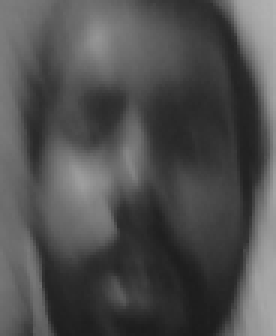
#> input picture faces/Anonymous/0.png, 92 x 112 px, given in place of the camera (shown 3 times larger)
$ python get_faces1.py faces/Anonymous/0.png
#> lines starting #> are read from the running program, lines starting #| are printed output that depends on the picture
import cv2,sys,numpy,csv
import os

def main():
 fn_haar='haarcascade_frontalface_alt.xml'
 fn_dir='faces'
 fn_name=sys.argv[1]
 path = os.path.join(fn_dir, fn_name)

 if os.path.isdir(path):
  print('Name already exists.')
  cont=raw_input('Continue? y/N:').lower()
  if cont!='y':
   return 0
  id=len([name for name in os.listdir(path) if os.path.isfile(name)])
 else:
  os.mkdir(path)
  id=1


 downsize = 4

 im_width, im_height = 920/4, 1120/4
 #im_width, im_height = 100,100

 haar_cascade = cv2.CascadeClassifier(fn_haar)
 webcam = cv2.VideoCapture(0)

 while True:
  if id>250:
   break
  rval, frame = webcam.read()
#> frame is the input picture: shape (112, 92, 3); min 27, max 179, mean 79.4
  frame=cv2.flip(frame,1,0)
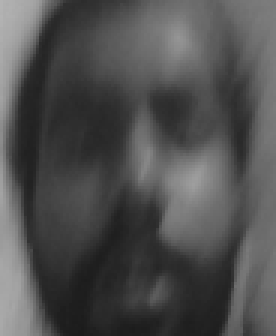
#> frame: shape (112, 92, 3) (shown 3 times larger); min 27, max 179, mean 79.4
  gray=cv2.cvtColor(frame, cv2.COLOR_BGR2GRAY)
  minigray = cv2.resize(gray, (gray.shape[1]/downsize,gray.shape[0]/downsize))
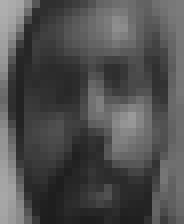
#> minigray: shape (28, 23) (shown 8 times larger); min 29, max 175, mean 79.5
  faces = haar_cascade.detectMultiScale(minigray)
#> faces = ()
  faces = sorted(faces,key=lambda x: x[3])
#> faces = []
  if faces:
   face_i=faces[0]
   x,y,w,h=[v*downsize for v in face_i]
   face=gray[y:y+h, x:x+w]
   face_resize=cv2.resize(face,(im_width, im_height))
   cv2.imwrite('%s/%s.png'%(path, id), face_resize)
   cv2.rectangle(frame, (x,y), (x+w, y+h), (255, 255, 255), 3)
   pos_x=x-10
   pos_y=y-10
   cv2.putText(frame, '%s'%(fn_name), (pos_x, pos_y), cv2.FONT_HERSHEY_PLAIN, 1, (255,255,255))
   id +=1
  cv2.imshow("faces", frame)
  key=cv2.waitKey(10)
#> (key Esc is pressed here)
  if key==27:
   break


main()
